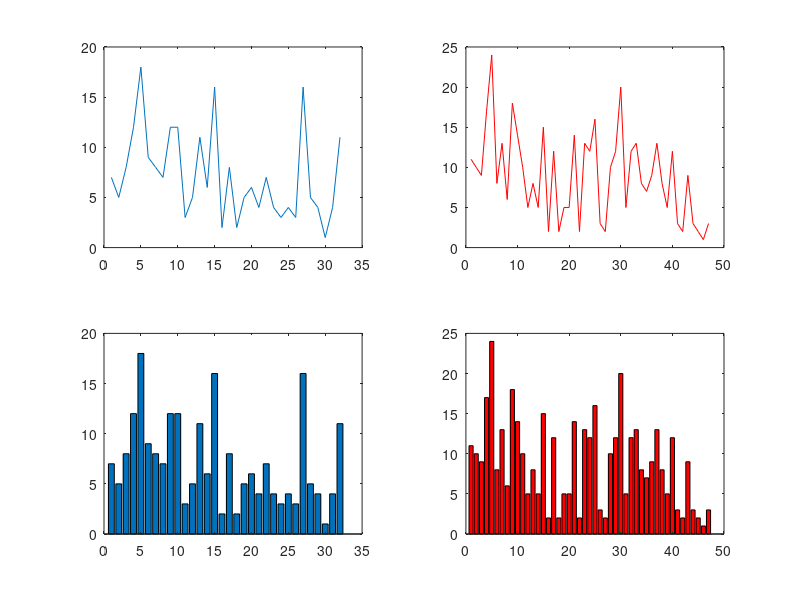

Here is the MATLAB script that generated this plot:
function prj_7_40_c
    
    function lines = init_random(N)
        fact = 10;
        lines = floor(fact * rand(N,1)) + 1;
    end

    function lines = init_scatter(N,totalMass)
        function x = get_rand_1_to_n(n)
            x = floor(n*rand())+1;
        end
        
        part = 10;        
        if (totalMass < N)
            lines = ones(totalMass,1);
            return;
        end
        lines = ones(N,1);
        totalMass = totalMass - N;
        
        while(totalMass > part)
            tmp = get_rand_1_to_n(part);
            totalMass = totalMass - tmp;
            lines(get_rand_1_to_n(N)) = lines(get_rand_1_to_n(N)) + tmp;
        end
        lines(get_rand_1_to_n(N)) = lines(get_rand_1_to_n(N)) + totalMass;
    end
    
    function lines = init_equi_dist(N,part)
        lines = ones(N,1)*part;                
    end


N = 20;
% lines = init_random(N);
lines = init_equi_dist(N,10);
M = N;
linesM = floor(lines.*lines.^(1/3))+ones(M,1);


bar(lines);
pause(1);

maxiter = 50;
for i=1:maxiter
    [lines,N] = step(lines,N);
    [linesM,M] = step(linesM,M);
%     if (mod(i,50) == 0)
%         disp(sum(lines));
%     end
    % disp(i);
    
    %bar(lines);
    %pause(0.5);
end
% if(N ~= 0)
%     bar(lines);
%     figure;
%     plot(lines);
% end
% if(M ~= 0)
%     figure;
%     bar(linesM,'r');
%     figure;
%     plot(linesM,'r');
% end
subplot(2,2,1);plot(lines);
subplot(2,2,2);plot(linesM,'r');
subplot(2,2,3);bar(lines);
subplot(2,2,4);bar(linesM,'r');
end

function [lines,N] = step(lines,N)
    [lines,N] = rand_walk(lines,N);
    [lines,N] = separate(lines,N);
end

function [lines,N] = rand_walk(lines,N)
     j = 1;
    while (j <= N)
        if (rand() > 0.5)
            shift = 1;
        else
            shift = -1;
        end
        lines(j) = lines(j) + shift;
        if (lines(j) == 0)
            lines(j) = lines(N);
            lines = lines(1:end-1);
            N = N - 1;
        end
        j = j + 1;
    end
    if (N == 0)
        disp('0 lines');
        return;
    end
end

function [lines,N] = separate(lines,N)
    totalLength = sum(lines);
    lineNo = rand();
    j = 1;
    s = 0;
    while(s < lineNo)
        s = s + lines(j)/totalLength;
        j = j + 1;
    end
    lineNo = j-1;
    if(lineNo > N)
        lineNo = N;
    end
    
    if(lines(lineNo) < 2)
        return;
    end    
    newLine = round(lines(lineNo)*rand());
    if (not((newLine == lines(lineNo)) || (newLine == 0)))
        lines(lineNo) = lines(lineNo) - newLine;
        lines = [lines; newLine];
        N = N + 1;
    end
end

